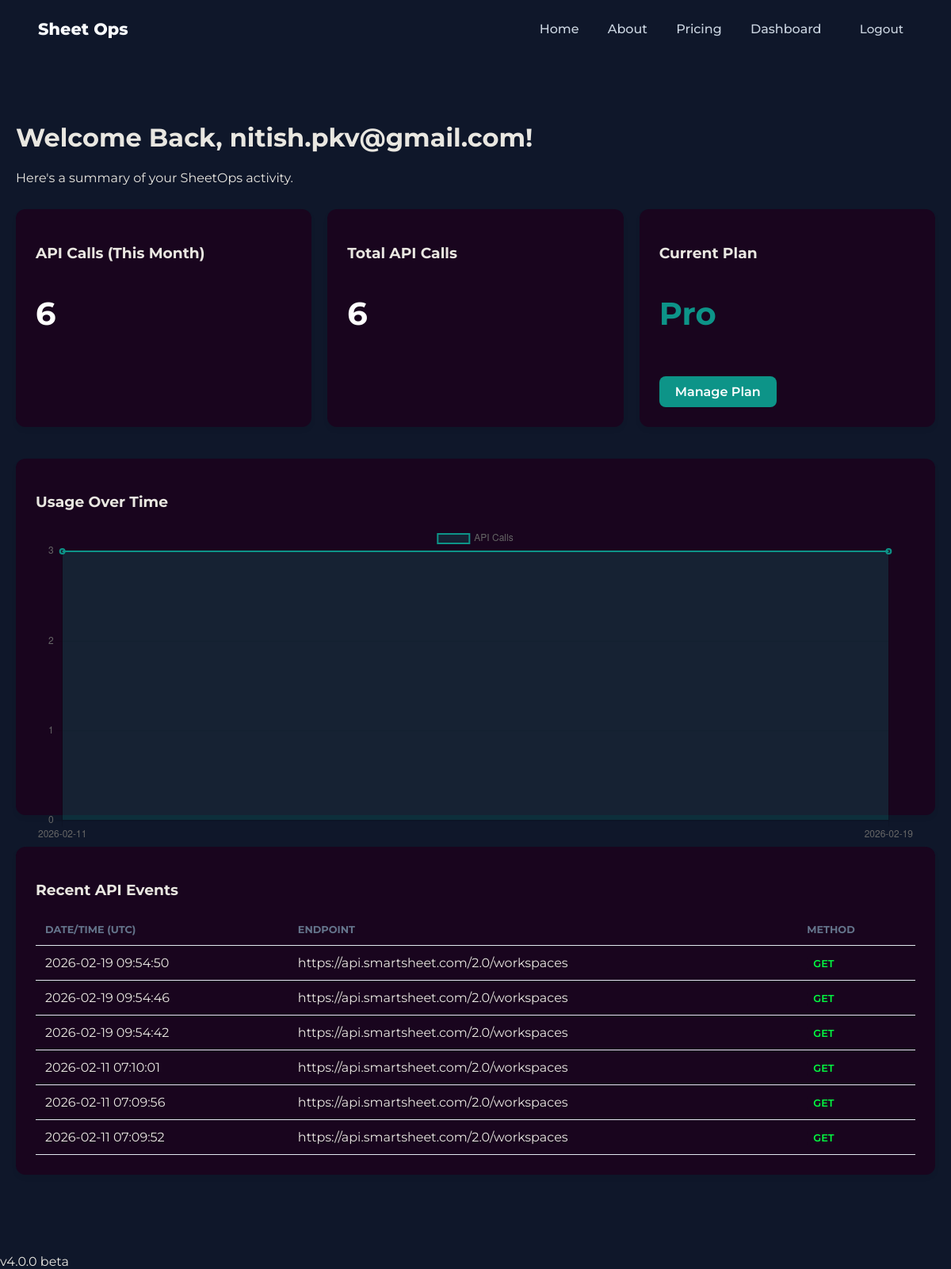
The page /usage (signed in) on the database its author committed.
### models/subscription.py (models this page shows)
class Subscription(Base):
    __tablename__ = "subscriptions"
    id = Column(Integer, primary_key=True)
    user_id = Column(Integer, ForeignKey("users.id"), unique=True)
    plan_type = Column(String, default="trial")
    trial_start = Column(
        DateTime(timezone=True),
        default=lambda: datetime.now(timezone.utc)
    )
    trial_end = Column(
        DateTime(timezone=True),
        default=lambda: datetime.now(timezone.utc) + timedelta(days=7)
    )
    is_trial_active = Column(Boolean, default=True)

### models/usage.py (models this page shows)
class UsageLog(Base):
    __tablename__ = "usage_logs"
    id = Column(Integer, primary_key=True, index=True)
    user_id = Column(Integer, ForeignKey("users.id"))
    endpoint = Column(String)  # e.g., "/sheets", "/users"
    method = Column(String)    # e.g., "GET" or "POST"
    timestamp = Column(DateTime, default=lambda: datetime.now(timezone.utc))

### main.py (the view)
@app.route("/usage")
@login_required
def user_dashboard():
    user_id = session.get("user_id")
    db = SessionLocal()
    today = date.today()
    start_of_month = date(today.year, today.month, 1)
    total_usage_month = db.query(func.count(UsageLog.id)).filter(
        UsageLog.user_id == user_id,
        func.date(UsageLog.timestamp) >= start_of_month
    ).scalar() or 0
    total_usage_all_time = db.query(func.count(UsageLog.id)).filter(
        UsageLog.user_id == user_id
    ).scalar() or 0
    days_left = None
    subscription = db.query(Subscription).filter(Subscription.user_id == user_id).first()
    if subscription and subscription.plan_type == 'trial' and subscription.trial_end:
        trial_end_aware = subscription.trial_end.replace(tzinfo=timezone.utc)
        time_remaining = trial_end_aware - datetime.now(timezone.utc)
        days_left = max(0, time_remaining.days)
    graph_data = db.query(
        func.date(UsageLog.timestamp).label('date'),
        func.count(UsageLog.id).label('count')
    ).filter(UsageLog.user_id == user_id).group_by(func.date(UsageLog.timestamp)).all()
    labels = [str(row.date) for row in graph_data]
    values = [row.count for row in graph_data]
    recent_events = db.query(UsageLog).filter(UsageLog.user_id == user_id).order_by(UsageLog.timestamp.desc()).limit(10).all()
    db.close()
    return render_template("usage.html",
                           labels=labels,
                           values=values,
                           events=recent_events,
                           total_usage_month=total_usage_month,
                           total_usage_all_time=total_usage_all_time,
                           current_plan=session.get('user_plan', 'Trial'),
                           days_left=days_left)

### auth/security.py (called while the page is built)
def login_required(view_func):
    @wraps(view_func)
    def wrapper(*args, **kwargs):
        if "user_id" not in session:
            return redirect("/login")
        return view_func(*args, **kwargs)
    return wrapper

### main.py (called while the page is built)
@app.context_processor
def inject_app_version():
    return dict(app_version=APP_VERSION)

### template/usage.html (shortened to what this page needs)
<!DOCTYPE html>
<html>
<head>
    <link rel="stylesheet" href="{{ url_for('static', filename='style.css') }}">
</head>
<body>
    <header class="navbar">
    <div class="logo">Sheet Ops</div>
    <nav>
        <a href="/">Home</a>
        <a href="/about">About</a>
        <a href="/pricing">Pricing</a>
        <a href="/usage">Dashboard</a>
        {% if session.get("user_id") %}
        <a href="{{ url_for('auth.logout') }}" class="btn btn-danger">Logout</a>
        {% else %}
        <a href="/login">Login</a>
        {% endif %}
    </nav>
</header>
     <div class="dashboard-container">
        <header class="dashboard-header">
            <h1>Welcome Back, {{ session.get('user_email', 'User') }}!</h1>
            <p>Here's a summary of your SheetOps activity.</p>
        </header>
        <div class="metrics-grid">
            <div class="metric-card">
                <h3>API Calls (This Month)</h3>
                <p class="metric-value">{{ total_usage_month }}</p>
            </div>
            <div class="metric-card">
                <h3>Total API Calls</h3>
                <p class="metric-value">{{ total_usage_all_time }}</p>
            </div>
            <div class="metric-card plan-card">
                <h3>Current Plan</h3>
                <p class="metric-value plan-name">{{ current_plan | title }}</p>
                <a href="{{ url_for('fetch_pricing') }}" class="btn-upgrade">Manage Plan</a>
            </div>
        </div>
        <div class="chart-container">
            <h3>Usage Over Time</h3>
            <canvas id="usageChart"></canvas>
        </div>
        <div class="events-container">
            <h3>Recent API Events</h3>
            <table>
                <thead>
                    <tr>
                        <th>Date/Time (UTC)</th>
                        <th>Endpoint</th>
                        <th>Method</th>
                    </tr>
                </thead>
                <tbody>
                    {% for event in events %}
                    <tr>
                        <td>{{ event.timestamp.strftime('%Y-%m-%d %H:%M:%S') }}</td>
                        <td>{{ event.endpoint }}</td>
                        <td><span class="method-tag">{{ event.method }}</span></td>
                    </tr>
                    {% else %}
                    <tr>
                        <td colspan="3">No activity recorded yet. Run an export to see your usage!</td>
                    </tr>
                    {% endfor %}
                </tbody>
            </table>
        </div>
    </div>
<div class="app-footer">
        <span class="version-badge">v{{ app_version }}</span>
</div>
<script>
    const ctx = document.getElementById('usageChart').getContext('2d');
    new Chart(ctx, {
        type: 'line',
        data: {
            labels: {{ labels|tojson }},
            datasets: [{
                label: 'API Calls',
                data: {{ values|tojson }},
                backgroundColor: 'rgba(13, 148, 136, 0.2)',
                borderColor: '#0d9488',
                borderWidth: 2,
                fill: true,
                tension: 0.3
            }]
        },
        options: {
            responsive: true,
            maintainAspectRatio: false,
            scales: { y: { beginAtZero: true, ticks: { stepSize: 1 } } }
        }
    });
</script>
</body>
</html>

### static/style.css (style rules this page uses)
body { background-color: #0f172a; color: #E9E7E1; font-family: "Montserrat", sans-serif; margin: 0; }
.navbar { display: flex; justify-content: space-between; align-items: center; padding: 1.5rem 3rem; }
.logo { font-weight: 800; font-size: 1.3rem; color: #f8fafc; }
.navbar nav a { margin-left: 2rem; text-decoration: none; color: #cbd5e1; font-weight: 500; }
.btn { width: 100%; border: none; padding: 0.75rem; font-size: 0.95rem; font-weight: 600; border-radius: 6px; cursor: pointer; }
.dashboard-container { max-width: 1200px; margin: 40px auto; padding: 20px; }
.dashboard-header { margin-bottom: 30px; }
.method-tag { font-weight: bold; color: #02ff41; }
.metrics-grid { display: grid; grid-template-columns: repeat(auto-fit, minmax(250px, 1fr)); gap: 20px; margin-bottom: 40px; }
.metric-card { background: rgb(25, 5, 30); padding: 25px; border-radius: 12px; box-shadow: 0 4px 6px rgba(0,0,0,0.05); }
.metric-value { font-size: 2.5rem; font-weight: 700; color: #ffffff; }
.plan-name { color: #0d9488; }
.btn-upgrade { display: inline-block; margin-top: 15px; background: #0d9488; color: white; padding: 10px 20px; border-radius: 8px; text-decoration: none; font-weight: 600; }
.chart-container, .events-container { background: rgb(25, 5, 30); padding: 25px; border-radius: 12px; box-shadow: 0 4px 6px rgba(0,0,0,0.05); margin-bottom: 40px; }
.chart-container { height: 400px; }
table { width: 100%; border-collapse: collapse; }
th, td { padding: 12px; text-align: left; border-bottom: 1px solid #e2e8f0; }
th { color: #64748b; font-size: 0.8rem; text-transform: uppercase; }
.method-tag { background: rgb(25, 5, 30); padding: 4px 8px; border-radius: 6px; font-weight: 600; font-size: 0.8rem; }

### rows shown on the page
Subscription: plan_type "Pro"
UsageLog: timestamp "2026-02-19 09:54:50", endpoint "https://api.smartsheet.com/2.0/workspaces", method "GET"
UsageLog: timestamp "2026-02-19 09:54:46", endpoint "https://api.smartsheet.com/2.0/workspaces", method "GET"
UsageLog: timestamp "2026-02-19 09:54:42", endpoint "https://api.smartsheet.com/2.0/workspaces", method "GET"
UsageLog: timestamp "2026-02-11 07:10:01", endpoint "https://api.smartsheet.com/2.0/workspaces", method "GET"
UsageLog: timestamp "2026-02-11 07:09:56", endpoint "https://api.smartsheet.com/2.0/workspaces", method "GET"
UsageLog: timestamp "2026-02-11 07:09:52", endpoint "https://api.smartsheet.com/2.0/workspaces", method "GET"

### other values the page prints
{{ session.get('user_email', 'User') }} "nitish.pkv@gmail.com"
{{ total_usage_month }} "6"
{{ total_usage_all_time }} "6"
{{ app_version }} "4.0.0 beta"
chart data {{ labels|tojson }} ["2026-02-11", "2026-02-19"]
chart data {{ values|tojson }} [3, 3]
